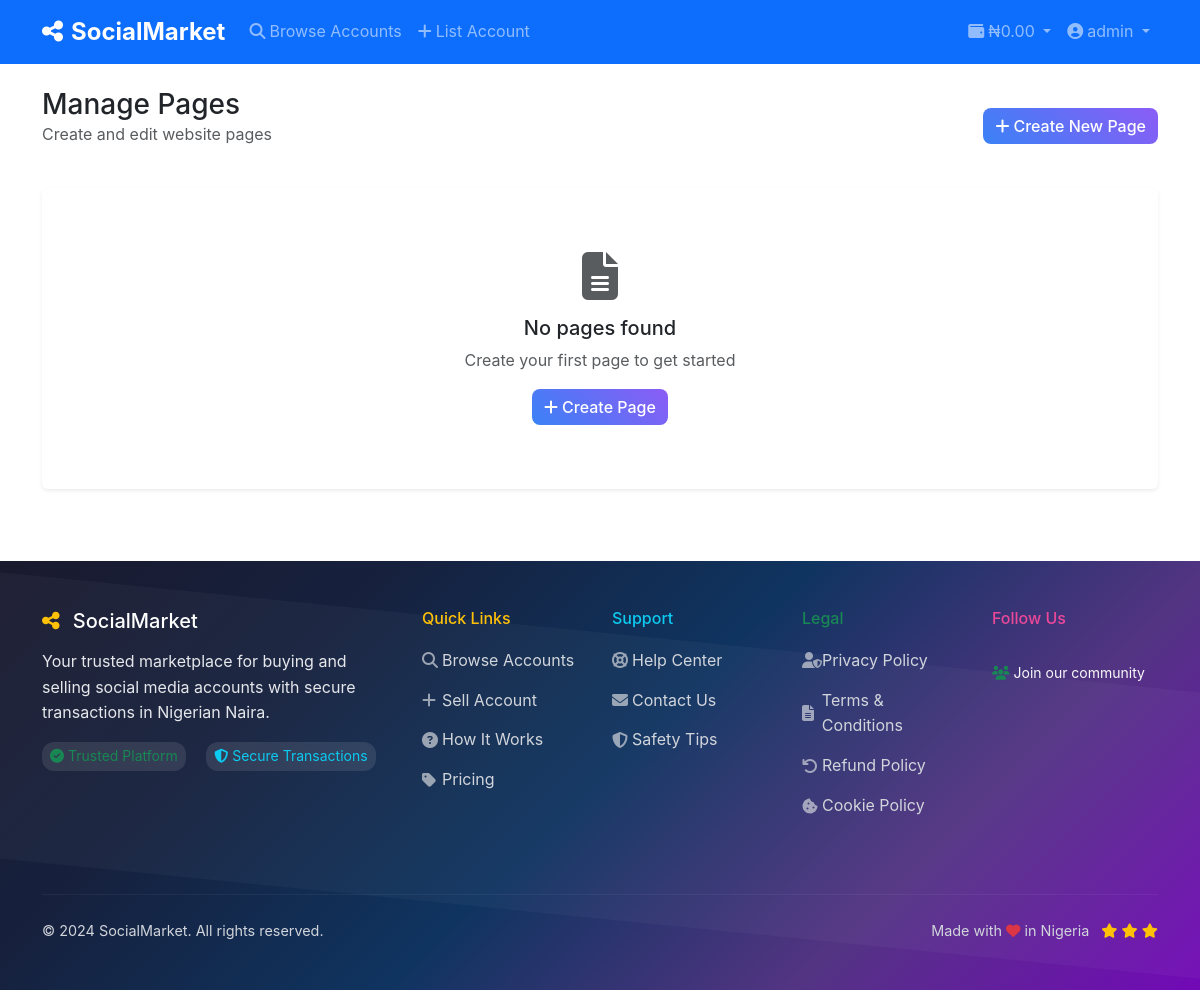
Before: /admin/pages (signed in) with the older database file.
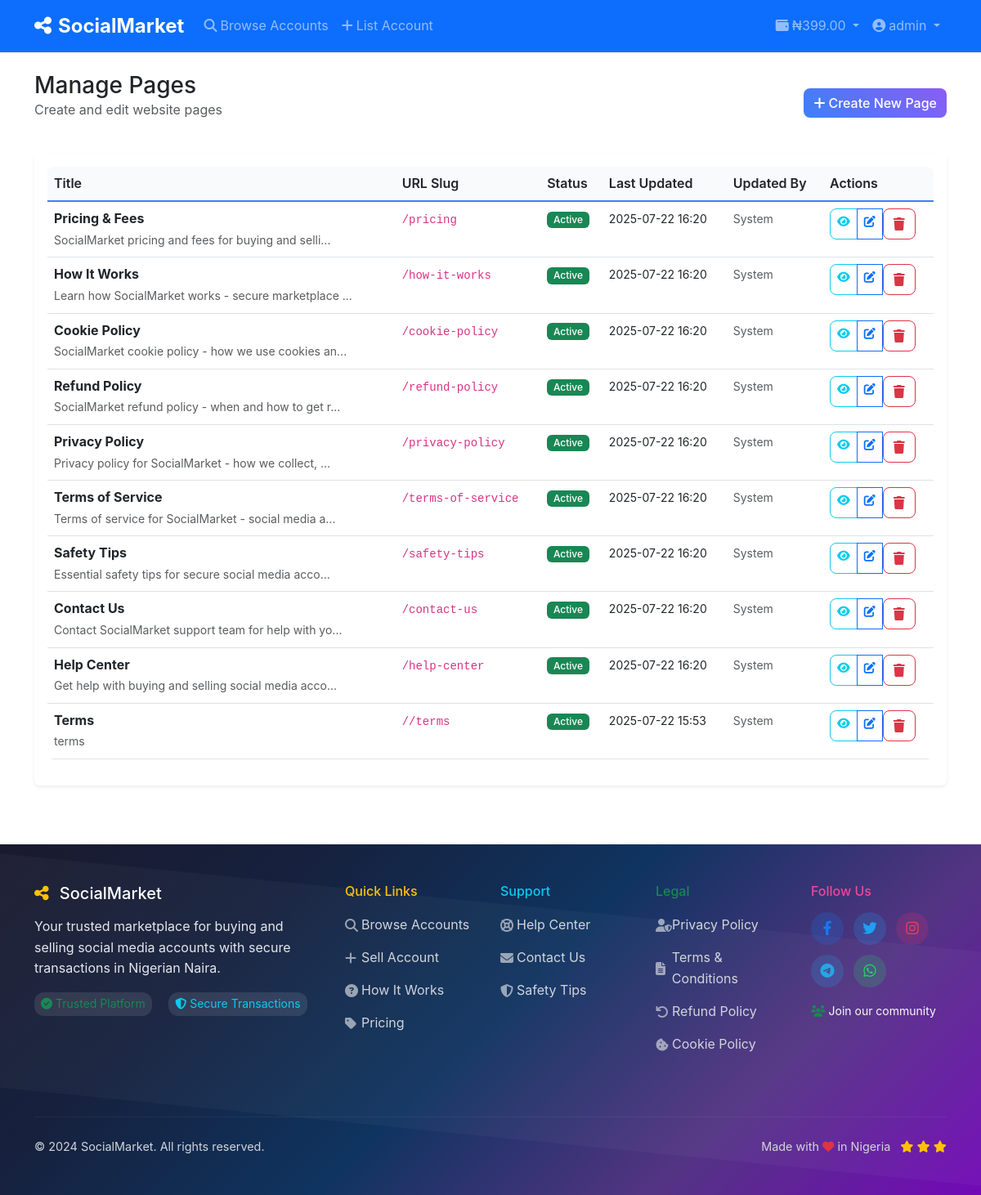
After: the same page with the newer database file.
### models.py (models this page shows, shortened)
class User(UserMixin, db.Model):
    id = db.Column(db.Integer, primary_key=True)
    username = db.Column(db.String(80), unique=True, nullable=False)
    email = db.Column(db.String(120), unique=True, nullable=False)
    password_hash = db.Column(db.String(255), nullable=False)
    role = db.Column(db.String(20), default='user')  # user, admin
    first_name = db.Column(db.String(50))
    last_name = db.Column(db.String(50))
    phone = db.Column(db.String(20))
    profile_pic = db.Column(db.String(255))
    bio = db.Column(db.Text)
    is_verified = db.Column(db.Boolean, default=False)
    is_active = db.Column(db.Boolean, default=True)
    is_banned = db.Column(db.Boolean, default=False)
    wallet_balance = db.Column(db.Numeric(10, 2), default=0.00)
    referral_code = db.Column(db.String(20), unique=True)
    referred_by = db.Column(db.Integer, db.ForeignKey('user.id'))
    referral_earnings = db.Column(db.Numeric(10, 2), default=0.00)
    created_at = db.Column(db.DateTime, default=datetime.utcnow)
    last_login = db.Column(db.DateTime)
    accounts_for_sale = db.relationship('SocialAccount', foreign_keys='SocialAccount.seller_id', backref='seller', lazy=True)
    accounts_reviewed = db.relationship('SocialAccount', foreign_keys='SocialAccount.reviewed_by', backref='reviewer', lazy=True)
    purchases = db.relationship('Purchase', backref='buyer', lazy=True)
    deposits = db.relationship('WalletDeposit', foreign_keys='WalletDeposit.user_id', backref='user', lazy=True)
    processed_deposits = db.relationship('WalletDeposit', foreign_keys='WalletDeposit.processed_by', backref='processor', lazy=True)
    referrals = db.relationship('User', backref=db.backref('referrer', remote_side=[id]))

class Page(db.Model):
    __tablename__ = 'page'
    id = db.Column(db.Integer, primary_key=True)
    title = db.Column(db.String(200), nullable=False)
    slug = db.Column(db.String(100), unique=True, nullable=False)
    content = db.Column(db.Text, nullable=False)
    meta_description = db.Column(db.String(160))
    seo_title = db.Column(db.String(200))
    seo_keywords = db.Column(db.String(500))
    is_active = db.Column(db.Boolean, default=True)
    created_at = db.Column(db.DateTime, default=datetime.utcnow)
    updated_at = db.Column(db.DateTime, default=datetime.utcnow)
    updated_by = db.Column(db.Integer, db.ForeignKey('user.id'))
    updater = db.relationship('User', backref='updated_pages')

### app.py (the view)
@app.route('/admin/pages')
@login_required
@admin_required
def admin_pages():
    page = request.args.get('page', 1, type=int)
    pages = Page.query.order_by(Page.updated_at.desc()).paginate(
        page=page, per_page=20, error_out=False
    )
    return render_template('admin/pages.html', pages=pages)

### app.py (called while the page is built)
def admin_required(f):
    @wraps(f)
    def decorated_function(*args, **kwargs):
        if not current_user.is_authenticated or current_user.role != 'admin':
            flash('Access denied. Admin privileges required.', 'error')
            return redirect(url_for('index'))
        return f(*args, **kwargs)
    return decorated_function

@login_manager.user_loader
def load_user(user_id):
    return User.query.get(int(user_id))

@app.context_processor
def inject_settings():
    settings = Settings.query.first()
    return dict(settings=settings)

### templates/admin/pages.html (shortened to what the changed rows need)
{% extends "base.html" %}
{% block content %}
<div class="container py-4">
    <div class="row mb-4">
        <div class="col-12">
            <div class="d-flex justify-content-between align-items-center">
                <div>
                    <h1 class="h3 mb-0">Manage Pages</h1>
                </div>
            </div>
        </div>
    </div>
    <div class="row">
        <div class="col-12">
            <div class="card border-0 shadow-sm">
                <div class="card-body">
                    {% if pages.items %}
                        <div class="table-responsive">
                            <table class="table table-hover">
                                <thead>
                                    <tr>
                                        <th>Title</th>
                                        <th>URL Slug</th>
                                        <th>Status</th>
                                        <th>Last Updated</th>
                                        <th>Updated By</th>
                                        <th>Actions</th>
                                    </tr>
                                </thead>
                                <tbody>
                                    {% for page in pages.items %}
                                    <tr>
                                        <td>
                                            <div class="fw-bold">{{ page.title }}</div>
                                            <small class="text-muted">{{ page.meta_description[:50] }}{% if page.meta_description|length > 50 %}...{% endif %}</small>
                                        </td>
                                        <td>
                                            <code>/{{ page.slug }}</code>
                                        </td>
                                        <td>
                                            {% if page.is_active %}
                                                <span class="badge bg-success">Active</span>
                                            {% else %}
                                                <span class="badge bg-secondary">Inactive</span>
                                            {% endif %}
                                        </td>
                                        <td>
                                            <small>{{ page.updated_at.strftime('%Y-%m-%d %H:%M') }}</small>
                                        </td>
                                        <td>
                                            {% if page.editor %}
                                                <small>{{ page.editor.username }}</small>
                                            {% else %}
                                                <small class="text-muted">System</small>
                                            {% endif %}
                                        </td>
                                        <td>
                                            <div class="btn-group btn-group-sm">
                                                {% if page.is_active %}
                                                <a href="/{{ page.slug }}" class="btn btn-outline-info" target="_blank" title="View Page">
                                                    <i class="fas fa-eye"></i>
                                                </a>
                                                {% endif %}
                                                <a href="{{ url_for('admin_edit_page', id=page.id) }}" class="btn btn-outline-primary" title="Edit">
                                                    <i class="fas fa-edit"></i>
                                                </a>
                                                <form method="POST" action="{{ url_for('admin_delete_page', id=page.id) }}" class="d-inline"
                                                      onsubmit="return confirm('Are you sure you want to delete this page?')">
                                                    <button type="submit" class="btn btn-outline-danger" title="Delete">
                                                        <i class="fas fa-trash"></i>
                                                    </button>
                                                </form>
                                            </div>
                                        </td>
                                    </tr>
                                    {% endfor %}
                                </tbody>
                            </table>
                        </div>
                    {% else %}
                        <div class="text-center py-5">
                            <i class="fas fa-file-alt fa-3x text-muted mb-3"></i>
                            <h5>No pages found</h5>
                            <p class="text-muted">Create your first page to get started</p>
                            <a href="{{ url_for('admin_create_page') }}" class="btn btn-primary">
                                <i class="fas fa-plus me-1"></i>Create Page
                            </a>
                        </div>
                    {% endif %}
                </div>
            </div>
        </div>
    </div>
</div>
{% endblock %}

### templates/base.html (shortened to what the changed rows need)
<!DOCTYPE html>
<html lang="en">
<head>
    <link href="https://cdn.jsdelivr.net/npm/bootstrap@5.3.0/dist/css/bootstrap.min.css" rel="stylesheet">
    <link href="https://cdnjs.cloudflare.com/ajax/libs/font-awesome/6.4.0/css/all.min.css" rel="stylesheet">
    <link href="{{ url_for('static', filename='css/style.css') }}" rel="stylesheet">
</head>
<body>
    <nav class="navbar navbar-expand-lg navbar-dark bg-primary sticky-top">
        <div class="container">
            <div class="collapse navbar-collapse" id="navbarNav">
                <ul class="navbar-nav">
                    {% if current_user.is_authenticated %}
                    <li class="nav-item dropdown">
                        <a class="nav-link dropdown-toggle" href="#" role="button" data-bs-toggle="dropdown">
                            <i class="fas fa-wallet me-1"></i>₦{{ "%.2f"|format(current_user.wallet_balance) }}
                        </a>
                    </li>
                    <li class="nav-item dropdown">
                        <a class="nav-link dropdown-toggle" href="#" role="button" data-bs-toggle="dropdown">
                            <i class="fas fa-user-circle me-1"></i>{{ current_user.username }}
                        </a>
                    </li>
                    {% endif %}
                </ul>
            </div>
        </div>
    </nav>
    <main>
        {% block content %}{% endblock %}
    </main>
    <footer class="footer-colorful text-light py-5 mt-5">
        <div class="container">
            <div class="row">
                <div class="col-lg-2 mb-4">
                    <div class="social-links">
                        {% if settings and settings.facebook_url %}
                        <a href="{{ settings.facebook_url }}" class="social-link facebook" target="_blank">
                            <i class="fab fa-facebook-f"></i>
                        </a>
                        {% endif %}
                        {% if settings and settings.twitter_url %}
                        <a href="{{ settings.twitter_url }}" class="social-link twitter" target="_blank">
                            <i class="fab fa-twitter"></i>
                        </a>
                        {% endif %}
                        {% if settings and settings.instagram_url %}
                        <a href="{{ settings.instagram_url }}" class="social-link instagram" target="_blank">
                            <i class="fab fa-instagram"></i>
                        </a>
                        {% endif %}
                        {% if settings and settings.telegram_url %}
                        <a href="{{ settings.telegram_url }}" class="social-link telegram" target="_blank">
                            <i class="fab fa-telegram"></i>
                        </a>
                        {% endif %}
                        {% if settings and settings.whatsapp_url %}
                        <a href="{{ settings.whatsapp_url }}" class="social-link whatsapp" target="_blank">
                            <i class="fab fa-whatsapp"></i>
                        </a>
                        {% endif %}
                    </div>
                </div>
            </div>
        </div>
    </footer>
</body>
</html>

Changed rows visible on the page:
changed User "admin": wallet_balance "0.00" → "399.00"
added Page: title "Pricing & Fees", meta_description "SocialMarket pricing and fees for buying and selli", slug "pricing", is_active "Active", updated_at "2025-07-22 16:20"
added Page: title "How It Works", meta_description "Learn how SocialMarket works - secure marketplace", slug "how-it-works", is_active "Active", updated_at "2025-07-22 16:20"
added Page: title "Cookie Policy", meta_description "SocialMarket cookie policy - how we use cookies an", slug "cookie-policy", is_active "Active", updated_at "2025-07-22 16:20"
added Page: title "Refund Policy", meta_description "SocialMarket refund policy - when and how to get r", slug "refund-policy", is_active "Active", updated_at "2025-07-22 16:20"
added Page: title "Privacy Policy", meta_description "Privacy policy for SocialMarket - how we collect,", slug "privacy-policy", is_active "Active", updated_at "2025-07-22 16:20"
added Page: title "Terms of Service", meta_description "Terms of service for SocialMarket - social media a", slug "terms-of-service", is_active "Active", updated_at "2025-07-22 16:20"
added Page: title "Safety Tips", meta_description "Essential safety tips for secure social media acco", slug "safety-tips", is_active "Active", updated_at "2025-07-22 16:20"
added Page: title "Contact Us", meta_description "Contact SocialMarket support team for help with yo", slug "contact-us", is_active "Active", updated_at "2025-07-22 16:20"
added Page: title "Help Center", meta_description "Get help with buying and selling social media acco", slug "help-center", is_active "Active", updated_at "2025-07-22 16:20"
added Page: title "Terms", meta_description "terms", slug "/terms", is_active "Active", updated_at "2025-07-22 15:53"
Other visible differences:
text no longer shown: "No pages found Create your first page to get started Create Page"
text now shown: "Title URL Slug Status Last Updated Updated By Actions"
